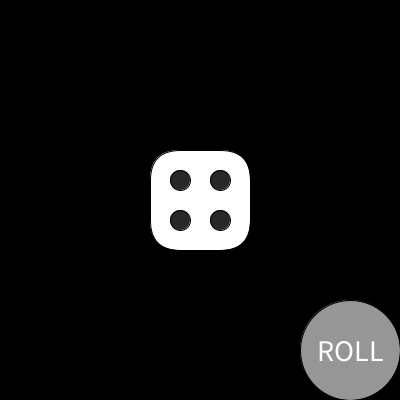
Frame 1 (no input)
Frame 60 (the mouse pressed at the canvas centre just before this capture): identical to frame 1, image omitted
Frame 120 (the mouse held since frame 60 and released just before this capture): identical to frame 1, image omitted

The Processing sketch that drew this single still picture (run headless with seeded random() and noise(); from frame 60 on, the mouse is pressed at the canvas centre):

// Processing sketch: roll_with_button
// ── roll_with_button.pde
int time =0;
int number = 0;
int diceCenterHos = 200;
int diceCenterVert = 200;
int buttonCenter = 350;
boolean doRoll =false;
void setup() {
  size(400, 400);
  background(0);
  number = (int)random(1, 7);
  drawDice(number);
  frameRate(20);
}

void draw() {
  background(0);
  if (doRoll) {
    if (millis() < time) {      
      diceCenterHos = 200 + (int)random(-15, 15);
      diceCenterVert = 200 + (int)random(-15, 15);
      drawDice((int)random(1, 7));
    }
    else {
      diceCenterHos = 200;
      diceCenterVert = 200;
      number =(int)random(1, 7);
      drawDice(number);
      doRoll = false;
    }
  }
  else {
    drawDice(number);
  }
  fill(150);
  ellipse(buttonCenter,buttonCenter,100,100);
  textAlign(CENTER, CENTER);
  textSize(30);
  fill(255);
  text("ROLL",buttonCenter,buttonCenter);
}

void roll(){
  doRoll = true;
  time = millis() + 1000;
}

void mouseReleased() {
  if(dist(mouseX, mouseY, buttonCenter, buttonCenter)< 50){
    roll();
  }
}

void drawDice(int number) {
  rectMode(CENTER);
  fill(255);
  rect(diceCenterHos, diceCenterVert, 100, 100, 30);
  fill(40);
  switch(number) {
  case 1: 
    ellipse(diceCenterHos, diceCenterVert, 20, 20);
    break;
  case 2:
    ellipse(diceCenterHos -20, diceCenterVert, 20, 20);
    ellipse(diceCenterHos +20, diceCenterVert, 20, 20);
    break;
  case 3:
    ellipse(diceCenterHos -20, diceCenterVert-20, 20, 20);
    ellipse(diceCenterHos, diceCenterVert, 20, 20);
    ellipse(diceCenterHos +20, diceCenterVert +20, 20, 20);
    break;
  case 4:
    ellipse(diceCenterHos -20, diceCenterVert -20, 20, 20);
    ellipse(diceCenterHos +20, diceCenterVert -20, 20, 20);
    ellipse(diceCenterHos -20, diceCenterVert+20, 20, 20);
    ellipse(diceCenterHos +20, diceCenterVert +20, 20, 20);
    break;
  case 5:
    ellipse(diceCenterHos -20, diceCenterVert -20, 20, 20);
    ellipse(diceCenterHos +20, diceCenterVert -20, 20, 20);
    ellipse(diceCenterHos -20, diceCenterVert+20, 20, 20);
    ellipse(diceCenterHos +20, diceCenterVert +20, 20, 20);
    ellipse(diceCenterHos, diceCenterVert, 20, 20);
    break;

  case 6:
    ellipse(diceCenterHos -20, diceCenterVert-30, 20, 20);
    ellipse(diceCenterHos +20, diceCenterVert-30, 20, 20);
    ellipse(diceCenterHos-20, diceCenterVert, 20, 20);
    ellipse(diceCenterHos +20, diceCenterVert, 20, 20);
    ellipse(diceCenterHos -20, diceCenterVert+30, 20, 20);
    ellipse(diceCenterHos +20, diceCenterVert+30, 20, 20);
    break;
  }
}
